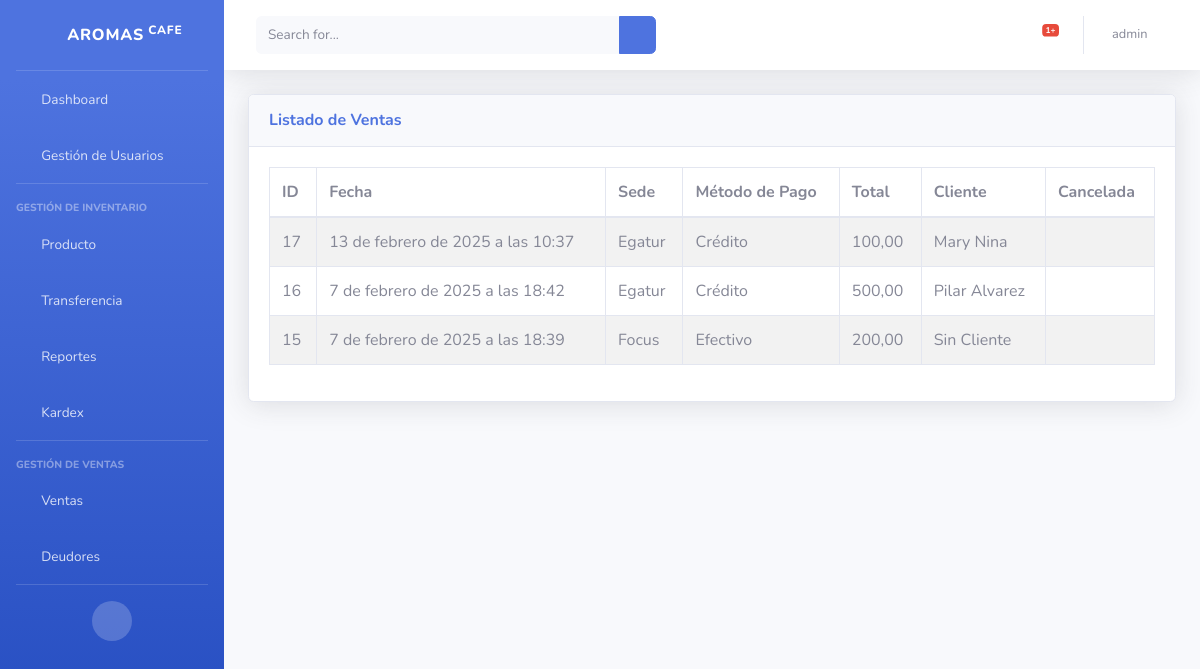
The page /ventas/list/ (signed in) on the database its author committed.
### menu/models.py (models this page shows, shortened)
class Venta(models.Model):
    METODO_PAGO_CHOICES = [
        ('EF', 'Efectivo'),
        ('YP', 'Yape'),
        ('CR', 'Crédito'),
    ]
    sede = models.ForeignKey(Sede, on_delete=models.CASCADE, related_name="ventas")
    fecha = models.DateTimeField(auto_now_add=True)
    metodo_pago = models.CharField(max_length=2, choices=METODO_PAGO_CHOICES, default='EF')
    total = models.DecimalField(max_digits=10, decimal_places=2, default=0.00)
    cliente = models.ForeignKey(Cliente, on_delete=models.SET_NULL, null=True, blank=True, related_name="ventas")  # Cliente opcional
    cancelada = models.BooleanField(default=False)  # Campo para ventas canceladas

class Sede(models.Model):
    nombre = models.CharField(max_length=100, unique=True)
    direccion = models.TextField()
    descripcion = models.TextField(blank=True, null=True)

class Cliente(models.Model):
    nombre = models.CharField(max_length=150)
    telefono = models.CharField(max_length=15, blank=True, null=True)  # Teléfono opcional

### menu/views.py (the view)
# urls.py: path('ventas/list/', ventas_list, name='ventas_list'),
def ventas_list(request):
    ventas = Venta.objects.all().order_by('-fecha')
    if request.user.rol:
        if request.user.rol.es_admin:
            sedes = request.user.rol.sede.all() if request.user.rol.sede else []
        else:
            sedes = [request.user.rol.sede]  # Si no es admin, solo asigna su sede
        if not request.user.rol.es_admin:
            ventas = ventas.filter(sede=request.user.rol.sede)
    else:
        sedes = []  # Si no tiene rol, no hay sedes
    context = {
        'ventas': ventas,
        'sedes': sedes,
    }
    return render(request, 'ventas_list.html', context)

### menu/templates/ventas_list.html (shortened to what this page needs)
{% extends "index.html" %}
{% block content %}
{% load static %}
<div class="card shadow mb-4">
    <div class="card-header py-3">
        <h6 class="m-0 font-weight-bold text-primary">Listado de Ventas</h6>
    </div>
    <div class="card-body">
        <div class="table-responsive">
            <table id="ventas-table" class="table table-striped table-bordered">
                <thead>
                    <tr>
                        <th>ID</th>
                        <th>Fecha</th>
                        <th>Sede</th>
                        <th>Método de Pago</th>
                        <th>Total</th>
                        <th>Cliente</th>
                        <th>Cancelada</th>
                    </tr>
                </thead>
                <tbody>
                    {% for venta in ventas %}
                        <tr>
                            <td>{{ venta.id }}</td>
                            <td>{{ venta.fecha }}</td>
                            <td>{{ venta.sede.nombre }}</td>
                            <td>{{ venta.get_metodo_pago_display }}</td>
                            <td>{{ venta.total }}</td>
                            <td>{{ venta.cliente.nombre|default:"Sin Cliente" }}</td>
                            <td>
                                {% if venta.cancelada %}
                                    <i class="fas fa-check-circle text-success"></i>
                                {% else %}
                                    <i class="fas fa-times-circle text-danger"></i>
                                {% endif %}
                            </td>
                        </tr>
                    {% endfor %}
                </tbody>
            </table>
        </div>
    </div>
</div>
{% endblock %}

### menu/templates/header.html (shortened to what this page needs)
<nav class="navbar navbar-expand navbar-light bg-white topbar mb-4 static-top shadow">
    <form
        class="d-none d-sm-inline-block form-inline mr-auto ml-md-3 my-2 my-md-0 mw-100 navbar-search">
        <div class="input-group">
            <input type="text" class="form-control bg-light border-0 small" placeholder="Search for..."
                aria-label="Search" aria-describedby="basic-addon2">
            <div class="input-group-append">
                <button class="btn btn-primary" type="button">
                    <i class="fas fa-search fa-sm"></i>
                </button>
            </div>
        </div>
    </form>
    <ul class="navbar-nav ml-auto">
        <li class="nav-item dropdown no-arrow mx-1">
            <a class="nav-link dropdown-toggle" href="#" id="alertsDropdown" role="button"
                data-toggle="dropdown" aria-haspopup="true" aria-expanded="false">
                <i class="fas fa-bell fa-fw"></i>
                <span class="badge badge-danger badge-counter">1+</span>
            </a>
        </li>
        <li class="nav-item dropdown no-arrow">
            <a class="nav-link dropdown-toggle" href="#" id="userDropdown" role="button"
                data-toggle="dropdown" aria-haspopup="true" aria-expanded="false">
                <span class="mr-2 d-none d-lg-inline text-gray-600 small">{{ user.username }}</span>
    <i class="fas fa-user-circle fa-lg text-gray-600"></i>
            </a>
        </li>
    </ul>
</nav>

### rows shown on the page
Venta: id "17", fecha "13 de febrero de 2025 a las 10:37", sede.nombre "Egatur", metodo_pago "Crédito", total "100,00", cliente.nombre "Mary Nina", cancelada False (drawn)
Venta: id "16", fecha "7 de febrero de 2025 a las 18:42", sede.nombre "Egatur", metodo_pago "Crédito", total "500,00", cliente.nombre "Pilar Alvarez", cancelada True (drawn)
Venta: id "15", fecha "7 de febrero de 2025 a las 18:39", sede.nombre "Focus", metodo_pago "Efectivo", total "200,00", cliente.nombre "Sin Cliente", cancelada True (drawn)

### other values the page prints
{{ user.username }} "admin"
